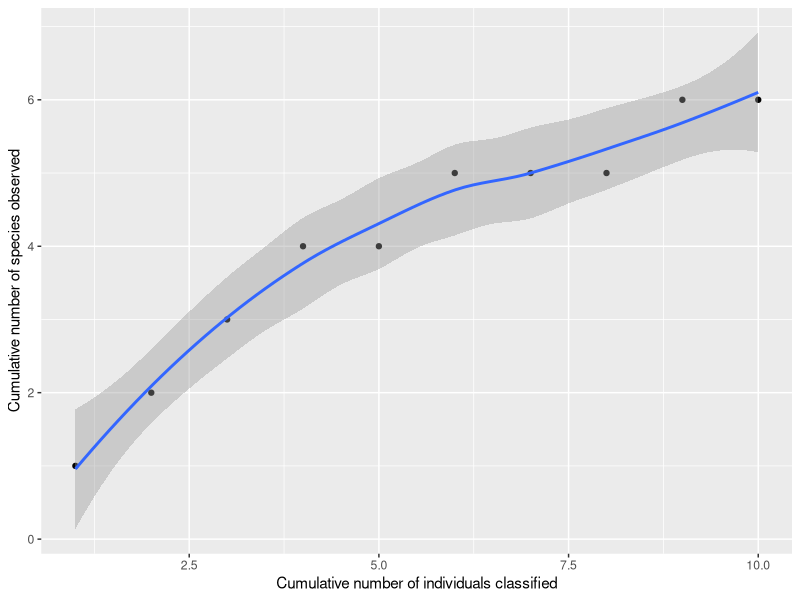
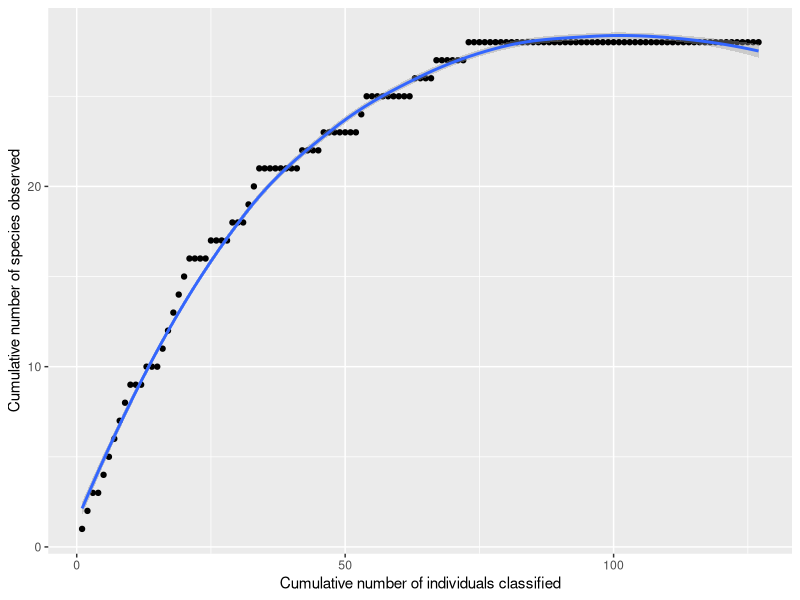

Write the R code that produced these figures, in order.
## ---- chunk 1
#To make tables
library(kableExtra)
library(knitr)
#To manipulate and plot data
library(tidyverse)
## ---- chunk 2
example_data1 = data.frame(
  number = c(1,2,3),
  name = c("lion", "tiger", "bear"),
  characteristics = c("brown cat", "striped cat", "not a cat"),
  occurences = c(2, 4, 1)
)
## ---- chunk 3
example_data1 %>% 
  kable("html") %>%
  kable_styling(bootstrap_options = "striped", font_size = 10, full_width = F)
## ---- chunk 4
# Create community data
Community = data.frame(
  number = c(1,2,3,4,5,6,7,8,9,10,11,12,13,14,15,16,17,18,19,20,21,22,23,24,25,26,27,28,29,30,31,32),
  name = c("mmgreen", "mmred", "mmblue","mmyellow","mmbrown","mmorange","sktbrown","sktred","sktgreen","sktorange","sktyellow","gmbrred","gmbrpink","gmbrgreen","gmbrorange","gmbryellow","gmbrwhite","mipink","migreen","miyellow","miorange","mired","wmred","blyellow","blgreen","blpurple","blorange","blred","chcltkiss","lgpink","lgyellow","lgblue"),
  characteristics = c("m&m green", "m&m red", "m&m blue","m&m yellow","m&m brown","m&m orange","skittle brown","skittle red","skittle green","skittle orange","skittle yellow","gummi bear red","gummi bear pink","gummi bear green","gummi bear orange","gummi bear yellow","gummi bear white","m&i pink","m&i green","m&i yellow","m&i orange","m&i red","worms red","balls yellow","balls green", "balls purple","balls orange","balls red","chacolate kiss","lego pink","lego yellow","lego blue"),
  occurences = c(28, 28, 60,44,30,63,39,33,42,35,23,15,16,18,15,19,16,39,36,27,32,40,14,4,5,3,5,7,16,7,5,4)
)

# Construct a table list for community
Community %>% 
  kable("html") %>%
  kable_styling(bootstrap_options = "striped", font_size = 10, full_width = F)
## ---- chunk 5
example_data2 = data.frame(
  x = c(1,2,3,4,5,6,7,8,9,10),
  y = c(1,2,3,4,4,5,5,5,6,6)
)
## ---- chunk 6
ggplot(example_data2, aes(x=x, y=y)) +
  geom_point() +
  geom_smooth() +
  labs(x="Cumulative number of individuals classified", y="Cumulative number of species observed")
## ---- chunk 7
# Import data for collector's curve
Collector_curve = read.table(file="Collector_curve_data.txt", header=TRUE,sep="\t")

# Create a collector's curve
ggplot(Collector_curve, aes(x=individuals, y=species)) +
  geom_point() +
  geom_smooth() +
  labs(x="Cumulative number of individuals classified", y="Cumulative number of species observed")
## ---- chunk 8
species1 = 2/(2+4+1)
species2 = 4/(2+4+1)
species3 = 1/(2+4+1)

1 / (species1^2 + species2^2 + species3^2)
## ---- chunk 9
# Import sample data
Sample= read.table(file="Sample_data.txt",header=TRUE,sep="\t")

# Calculate the Simpson Reciprocal Index (SRI) for the sample
library(dplyr)
1/sum(Sample%>%
  mutate(proportion=occurences/sum(occurences))%>%
  transmute(proportion_2=proportion^2))
## ---- chunk 10
# Calculate the Simpson Reciprocal Index (SRI) for the community
1/sum(Community%>%
  mutate(proportion=occurences/sum(occurences))%>%
  transmute(proportion_2=proportion^2))
## ---- chunk 11
3 + 1^2/(2*2)
## ---- chunk 12
obs=Sample%>% filter(occurences!=0)%>% count()
a=Sample%>% filter(occurences==1)%>% count()
b=Sample%>% filter(occurences>=2)%>% count()
obs+a^2/(2*b) 
## ---- chunk 13
obs=Community%>% filter(occurences!=0)%>% count()
a=Community%>% filter(occurences==1)%>% count()
b=Community%>% filter(occurences>=2)%>% count()
obs+a^2/(2*b) 
## ---- chunk 14
library(vegan)
## ---- chunk 15
example_data1_diversity = 
  example_data1 %>% 
  select(name, occurences) %>% 
  spread(name, occurences)

example_data1_diversity
## ---- chunk 16
diversity(example_data1_diversity, index="invsimpson")
## ---- chunk 17
specpool(example_data1_diversity)
## ---- chunk 18
# Construct a sample species table 
Sample_diversity = 
  Sample %>% 
  select(name, occurences) %>% 
  spread(name, occurences)

Sample_diversity

# Calculate Simposon Reciprocal Indices for the sample
diversity(Sample_diversity, index="invsimpson")
## ---- chunk 19
# Construct the community species table
Community_diversity = 
  Community %>% 
  select(name, occurences) %>% 
  spread(name, occurences)

Community_diversity

# Calculate Simpson Reciprocal Indices for the community
diversity(Community_diversity, index="invsimpson")
## ---- chunk 20
# Calculate chao1 estimates for sample
specpool(Sample_diversity)[1,1]
## ---- chunk 21
# Calculate chao1 estimates for community
specpool(Community_diversity)[1,1]
